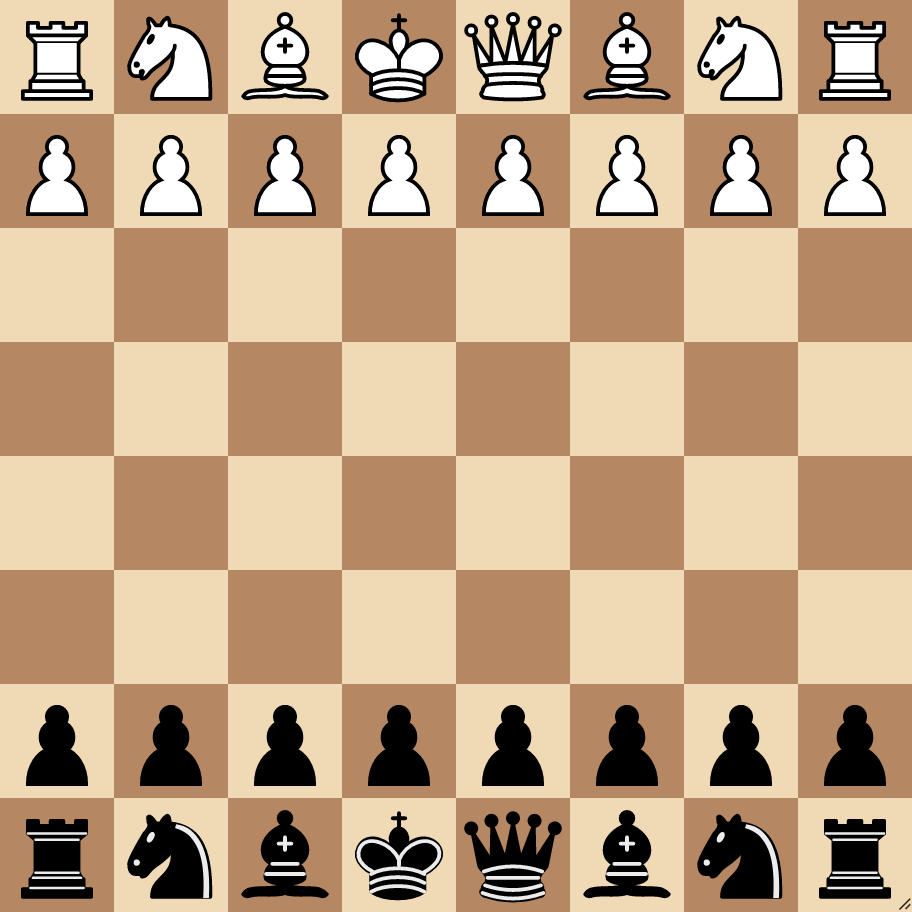
#> input picture img/starting-black.png, 912 x 912 px
$ python card-generator.py
#> lines starting #> are read from the running program, lines starting #| are printed output that depends on the picture
from PIL import Image, ImageDraw
import os
import shutil

# Define the file paths of the base images
black_base_image_path = "img/starting-black.png"
white_base_image_path = "img/starting-white.png"

# Define the output directory to save the generated images
output_directory = "output/"
if os.path.exists(output_directory):
    shutil.rmtree(output_directory)
os.makedirs(output_directory)

# Define the size of the chessboard
board_size = 8

# Define the radius and outline color of the circle
circle_radius = 50
outline_color = "green"
outline_thickness = 12

# Load the base images
black_base_image = Image.open(black_base_image_path)
#> black_base_image is the input picture: PIL image 912x912 RGBA; mean R, G, B, A 193, 163.9, 132.7, 255
white_base_image = Image.open(white_base_image_path)
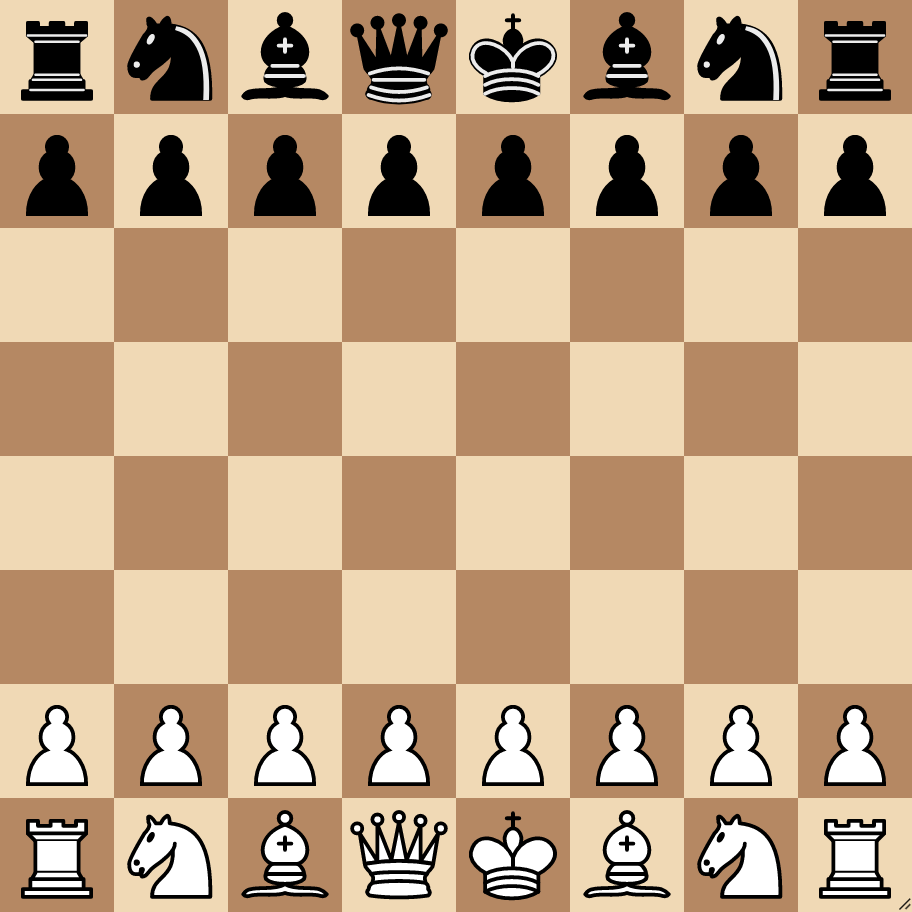
#> input picture img/starting-white.png, 912 x 912 px
#> white_base_image is the input picture: PIL image 912x912 RGBA; mean R, G, B, A 193, 163.9, 132.7, 255

# Generate images with circled squares
for row in range(board_size):
    for col in range(board_size):
        # Create a copy of the base images for each square
        black_image = black_base_image.copy()
        white_image = white_base_image.copy()

        # Create a draw object for each image
        black_draw = ImageDraw.Draw(black_image)
        white_draw = ImageDraw.Draw(white_image)

        # Calculate the position of the square on the chessboard
        square_x = col * black_base_image.width // board_size
        square_y = row * black_base_image.height // board_size

        # Calculate the coordinates of the circle
        circle_x = square_x + black_base_image.width // (2 * board_size)
        circle_y = square_y + black_base_image.height // (2 * board_size)
        circle_coords = (
            circle_x - circle_radius,
            circle_y - circle_radius,
            circle_x + circle_radius,
            circle_y + circle_radius,
        )

        # Draw a thicker circle on the image for each square
        black_draw.ellipse(circle_coords, outline=outline_color, width=outline_thickness)
        white_draw.ellipse(circle_coords, outline=outline_color, width=outline_thickness)

        # Save the generated images
        letter = chr(ord('a') + row)
        black_image.save(f"{output_directory}black_{letter}{col}.png")
        white_image.save(f"{output_directory}white_{letter}{col}.png")
#> this loop made 8 passes
#> pass 1, `black_image.save(f"{output_directory}black_{letter}{col}.png")`:
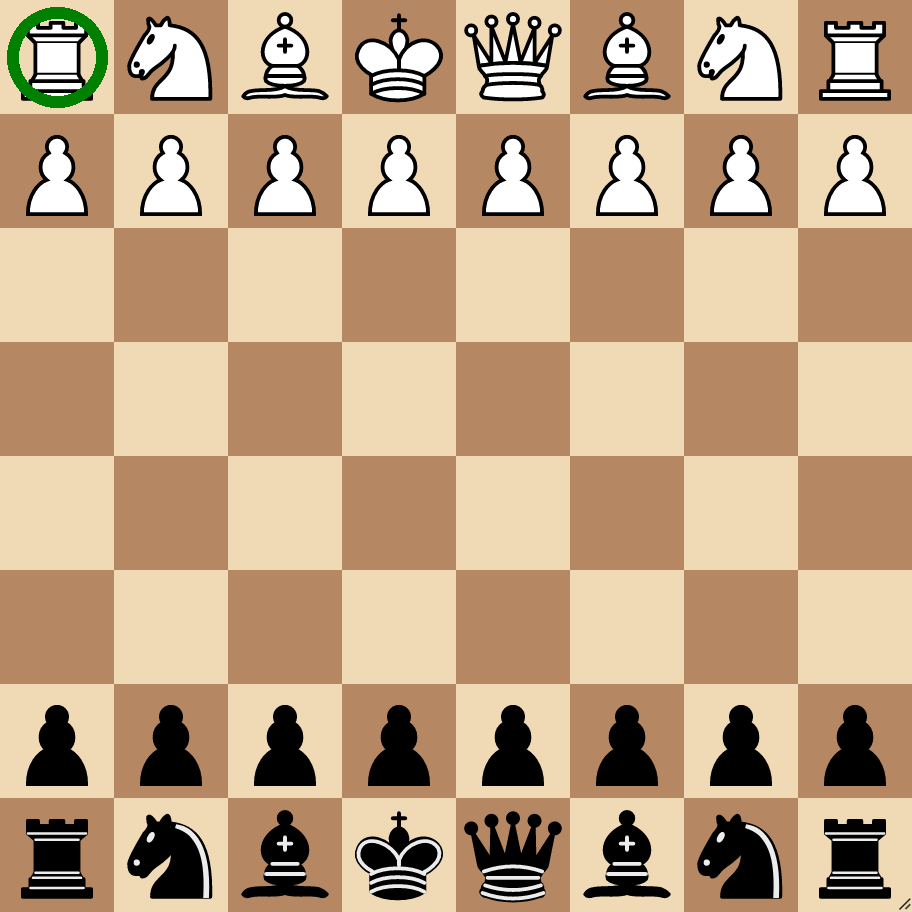
#> saved as black_a0.png: PIL image 912x912 RGBA; mean R, G, B, A 192.2, 163.7, 132.1, 255
#> pass 1, `white_image.save(f"{output_directory}white_{letter}{col}.png")`:
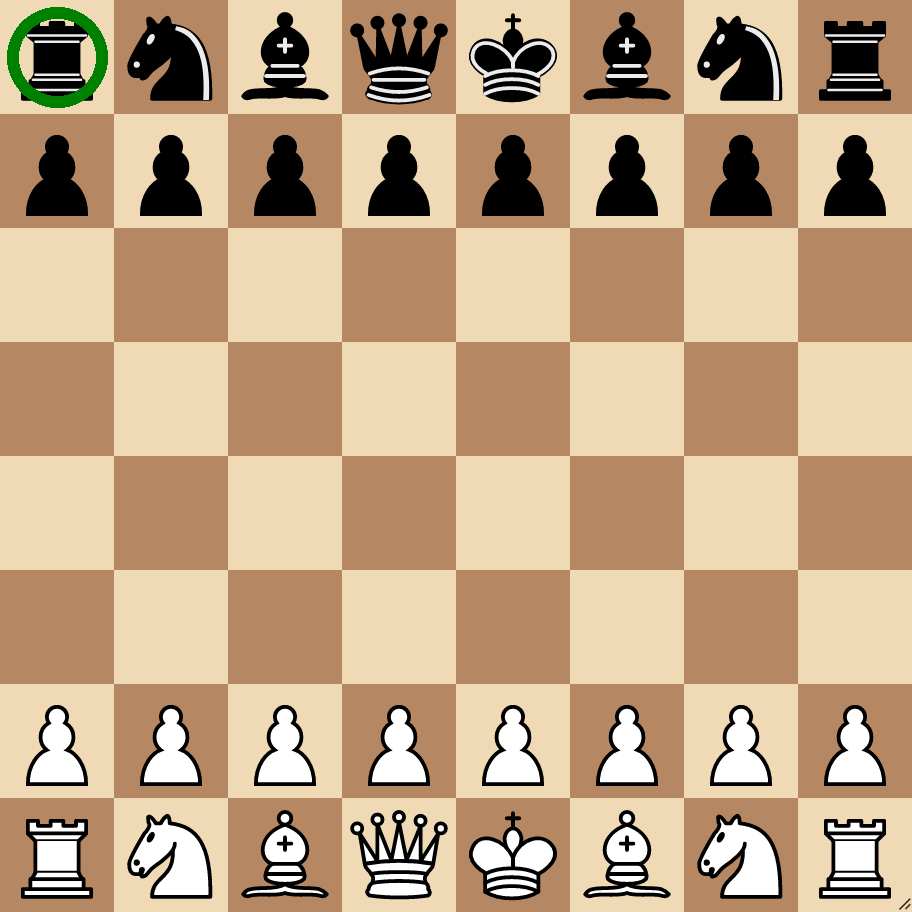
#> saved as white_a0.png: PIL image 912x912 RGBA; mean R, G, B, A 192.2, 163.8, 132.2, 255
#> pass 1, `black_image.save(f"{output_directory}black_{letter}{col}.png")`:
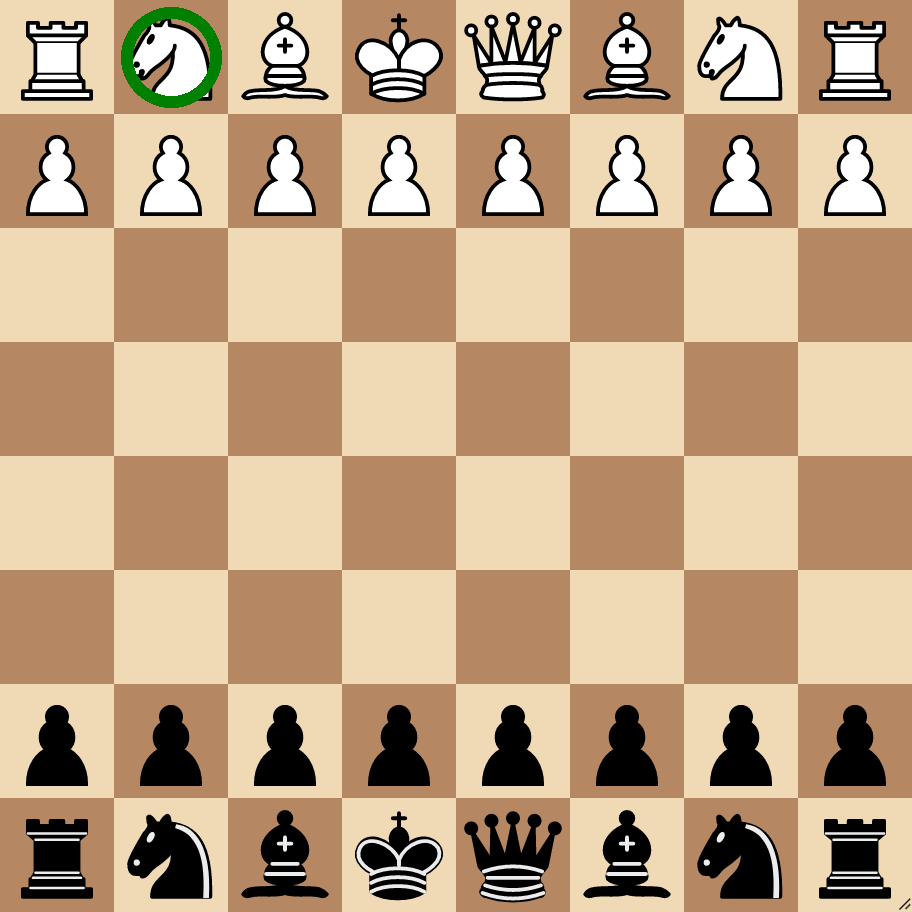
#> saved as black_a1.png: PIL image 912x912 RGBA; mean R, G, B, A 192.3, 163.9, 132.3, 255
#> pass 1, `white_image.save(f"{output_directory}white_{letter}{col}.png")`:
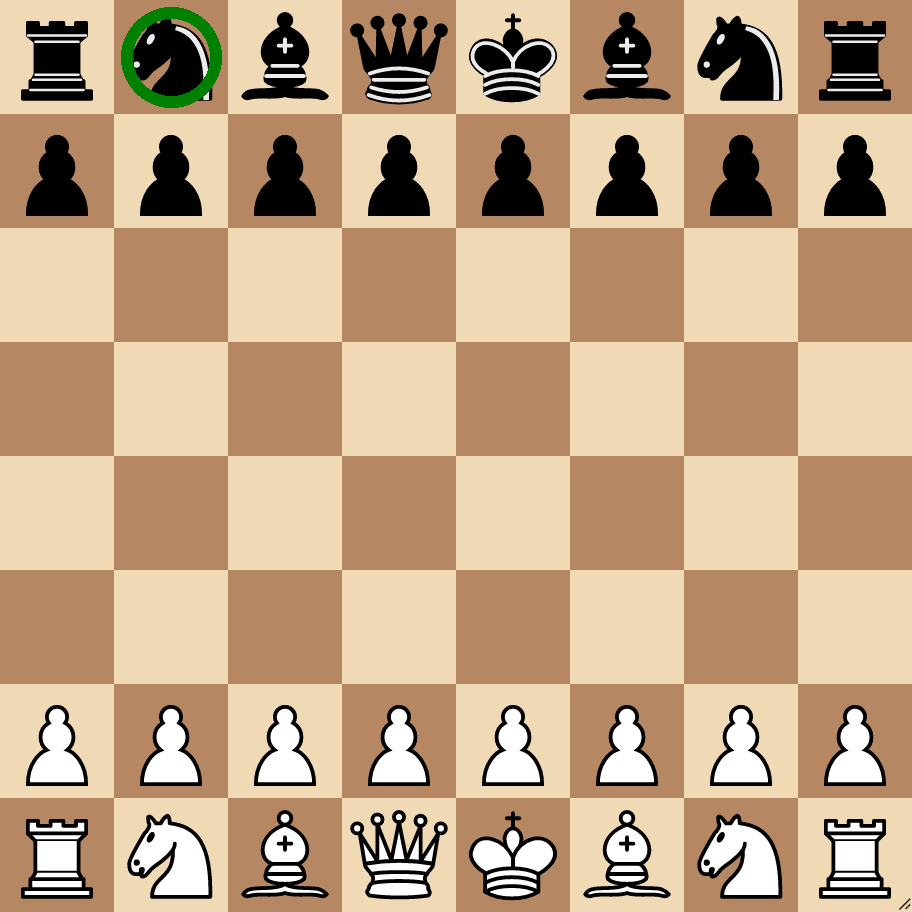
#> saved as white_a1.png: PIL image 912x912 RGBA; mean R, G, B, A 192.4, 164, 132.4, 255
